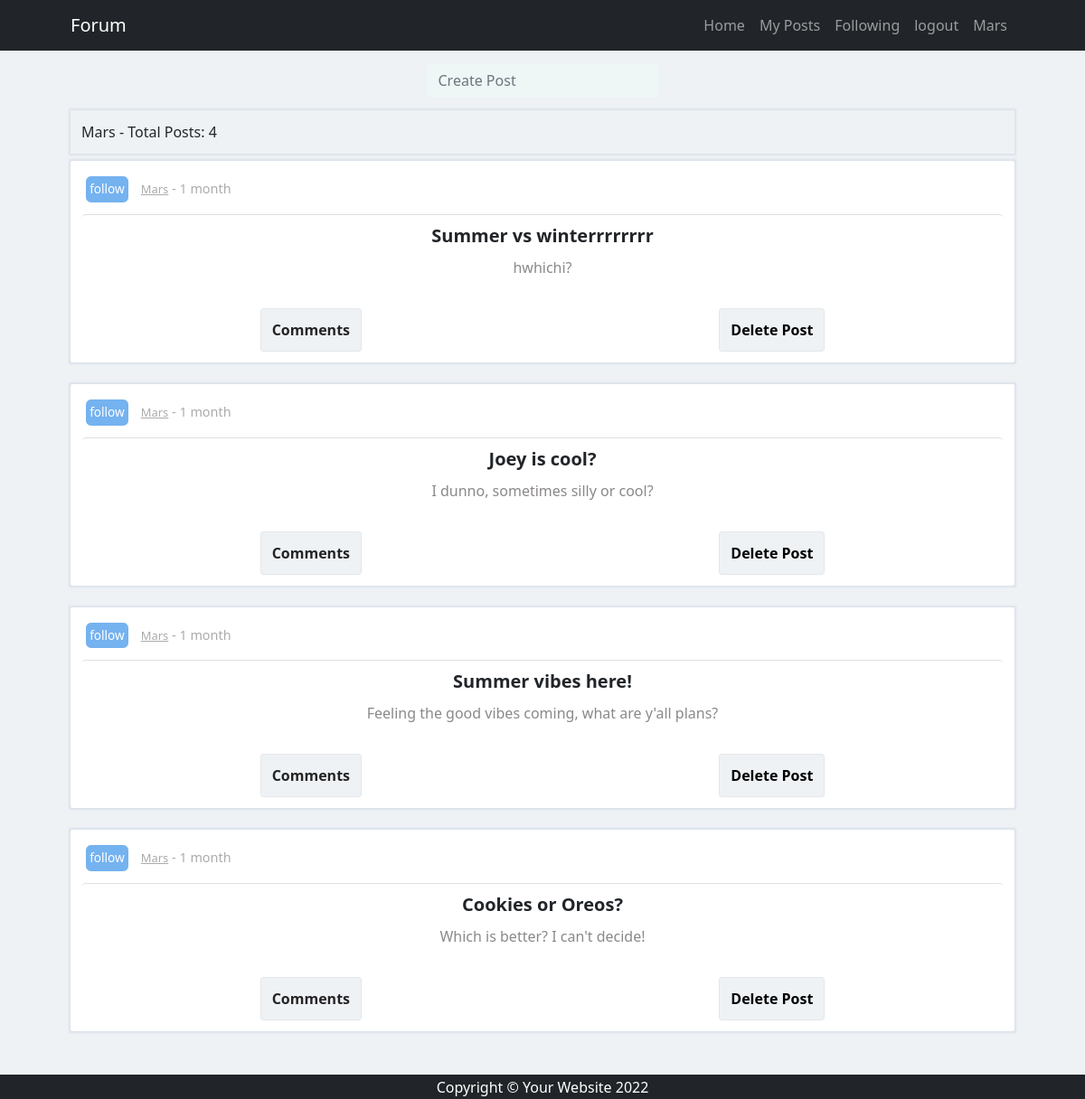
The app's page /myposts/ (signed in) with its own data.
### base/models.py (models this page shows, shortened)
class Post(models.Model):
    header = models.CharField(max_length=100)
    body = models.TextField()
    updated = models.DateTimeField(auto_now=True)
    created = models.DateTimeField(auto_now_add=True)
    user = models.ForeignKey(settings.AUTH_USER_MODEL, on_delete=models.CASCADE)
    class Meta:
        ordering = ['-updated', '-created']

### base/views.py (the view)
# urls.py: path('myposts/', views.myposts, name='myposts')
@login_required(login_url='login')
def myposts(request):
    results_list = Post.objects.filter(user=request.user.id )
    context = {'posts': results_list}
    return render(request, 'base/myposts.html', context)

### base/templates/base/myposts.html
{% extends 'base/main.html' %}
{% block content %}
    <div class="container">
        {% include 'base/create_post_link.html'%}
        <div class="card-body mb-4-custom"> {{request.user.username.title}} - Total Posts: {{posts.count}}</div>
        {% if posts is not None %}
            {% for post in posts %}
                {% include 'base/components/post_component.html' with post=post %}
            {% endfor %}
        {% endif %}
    </div>
{% endblock %}

### base/templates/base/main.html (shortened to what this page needs)
<!DOCTYPE html>
{% load static %}
<html lang="en">
    <head>
        <link href="{% static 'css/styles.css' %}" rel="stylesheet" />
        <link href="{% static 'css/styles_custom.css' %}" rel="stylesheet" />
    </head>
<body>
    {% include 'base/components/navbar_component.html' %}
    {% block content %}
    {% endblock %}
    {% include 'base/components/footer_component.html' %}
</body>
</html>

### base/templates/base/components/navbar_component.html (shortened to what this page needs)
<nav class="navbar navbar-expand-lg navbar-dark bg-dark">
    <div class="container">
        <a class="navbar-brand" href={% url 'home' %}#">Forum</a>
        <div class="collapse navbar-collapse" id="navbarSupportedContent">
            <ul class="navbar-nav ms-auto mb-2 mb-lg-0">
                <li class="nav-item"><a class="nav-link" href="{% url 'home' %}#">Home</a></li>
                <li class="nav-item"><a class="nav-link" href="{% url 'myposts' %}">My Posts</a></li>
                <li class="nav-item"><a class="nav-link" href="{% url 'followedposts' %}">Following</a></li>
                {% if request.user.is_authenticated %}
                    <li class="nav-item"><a class="nav-link" href="{% url 'logout' %}">logout</a></li>
                    <li class="nav-item"><a class="nav-link" href="{% url 'myposts' %}"> {{user.username | title}} </a></li>
                {% else %}
                <li class="nav-item"><a class="nav-link" href="{% url 'login' %}">login</a></li>
                {% endif %}
            </ul>
        </div>
    </div>
</nav>

### base/templates/base/create_post_link.html
<div>
    <div class="row-flex-create-post">
        <a class="nav-link" href="{% url 'createpost' %}">
            <input class="form-control" type="text" placeholder="Create Post" />
        </a>
    </div>
</div>

### base/templates/base/components/post_component.html (shortened to what this page needs)
<div class="card mb-4-post">
    <div class="card-body">
        <div class="card-text-small">
        {% if request.user.id %}
        {% include 'base/components/follow_unfollow_component.html' with post_user_id=post.user_id followed_list=followed_list %}
        {% endif %}
        <a class="card-text-small" href="{% url 'userprofile' post.user_id %}#">{{post.user | title}}</a> - {{post.created | timesince}}
        </div>
        <div class="card-header">{{post.header}} </div>
        <p class="card-text-body-custom"> {{post.body}} </p>
        <div class="row-flex">
            <form method="POST" action="">
                <a class="nav-link button-6-custom" href="{% url 'commentspost' post.id %}#"> Comments </a>
            </form>
            {% if request.user.id == post.user_id %}
            <form method="POST" action="">
                    <a class="nav-button-delete" href="{% url 'deletepost' post.id %}#"> Delete Post </a>
            </form>
            {% endif %}
        </div>
    </div>
</div>

### base/templates/base/components/follow_unfollow_component.html (shortened to what this page needs)
{% if post_user_id in followed_list %}
    <form action="{% url 'home' %}" method="POST" class="card-text-small unset-all"></form>
    <form action="{% url 'home' %}" method="POST" class="card-text-small unset-all">
        {% csrf_token %}
        <input type="submit" name="unfollow" value="unfollow" class="button-following" >
        <input type="hidden" name="followed_id" value="{{post.user_id}}">
    </form>
{% else %}
    <form action="{% url 'home' %}" method="POST" class="card-text-small unset-all">
        <input type="submit" name="follow" value="follow" class="button-following" >
    </form>
{% endif %}

### base/templates/base/components/footer_component.html (shortened to what this page needs)
<footer class="py-5 bg-dark">
    <div class="container"><p class="m-0 text-center text-white">Copyright &copy; Your Website 2022</p></div>
</footer>

### base/static/css/styles_custom.css (style rules this page uses)
.button-6-custom, .button-delete-custom, .nav-button-delete { align-items: center; background-color: #EFF2F5; border: 1px solid rgba(133, 133, 133, 0.1); border-radius: .25rem; box-shadow: rgba(0, 0, 0, 0.02) 0 1px 3px 0; box-sizing: border-box; color: rgba(0, 0, 0, 0.85); cursor: pointer; display: inline-flex; font-family: system-ui,-apple-system,system-ui,"Helvetica Neue",Helvetica,Arial,sans-serif; font-size: 16px; font-weight: 600; justify-content: center; line-height: 1.25; margin: 0; min-height: 3rem; padding: 0.5rem 0.75rem; position: relative; text-decoration: none; transition: all 250ms; user-select: none; -webkit-user-select: none; touch-action: manipulation; vertical-align: baseline; width: auto; text-decoration: none; }
.button-delete-custom, .nav-button-delete { color: black; }
.row-flex, .row-flex-create-post { display: flex; justify-content: space-around; padding-top: 25px; align-items: center; flex-wrap: wrap; }
.row-flex-create-post { padding-bottom: 10px; padding-top: 10px; }
.unset-all { all:unset; }
.button-following { all: unset; margin: 5px; margin-right: 10px; padding: 0.2rem; border: 1px solid #74b2f0; border-radius: .35rem; color: white; background-color: #74b2f0; font-size: 0.85rem; }

### records on screen
Post: user "Mars", created "1 month", header "Summer vs winterrrrrrrr", body "hwhichi?", shows "Delete Post"
Post: user "Mars", created "1 month", header "Joey is cool?", body "I dunno, sometimes silly or cool?", shows "Delete Post"
Post: user "Mars", created "1 month", header "Summer vibes here!", body "Feeling the good vibes coming, what are y'all plans?", shows "Delete Post"
Post: user "Mars", created "1 month", header "Cookies or Oreos?", body "Which is better? I can't decide!", shows "Delete Post"

### other values on screen
{{ user.username | title }} "Mars"
{{ request.user.username.title }} "Mars"
{{ posts.count }} "4"
